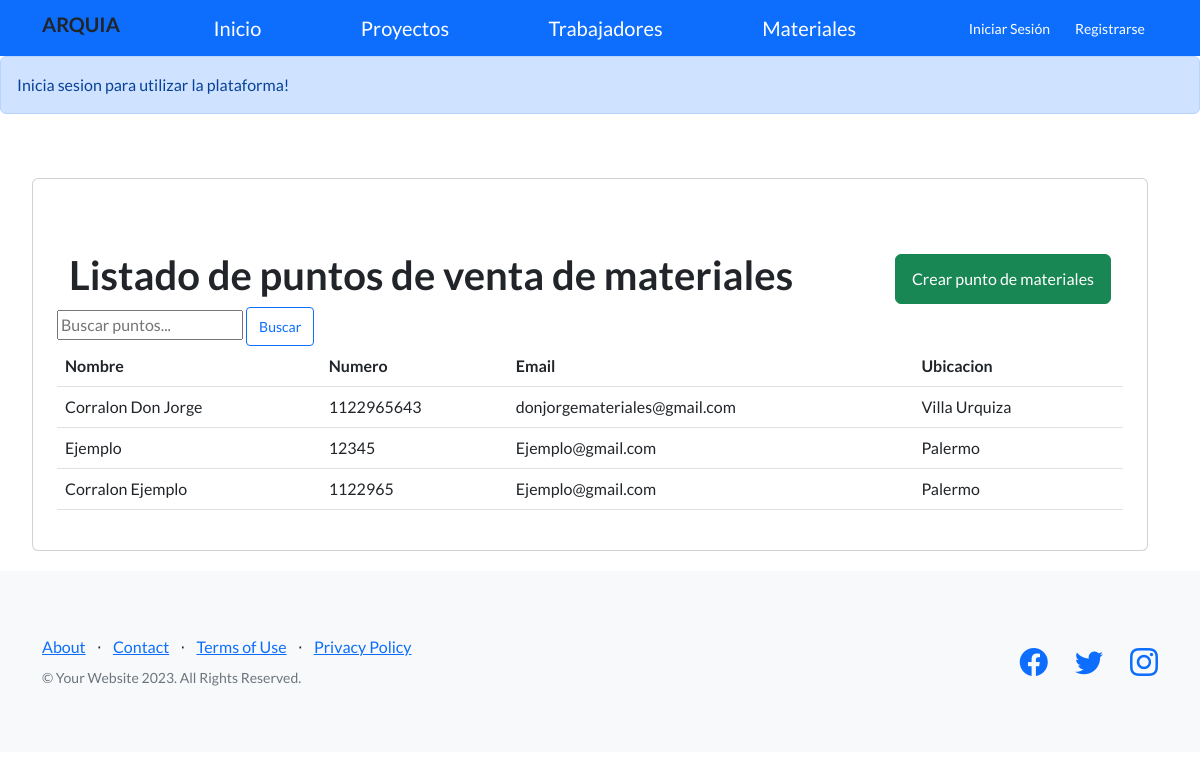
Page /app_arq/filtrar_materiales/ on the earlier database version.
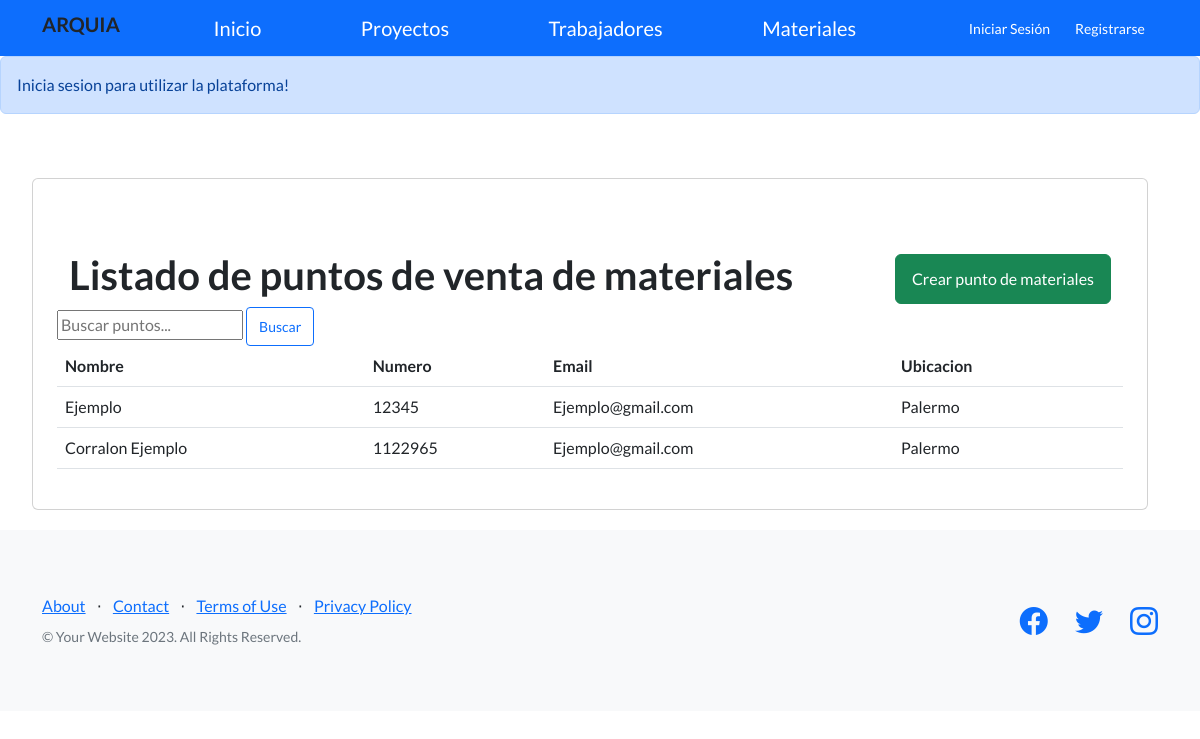
Same page on the later database version.
### app_arq/models.py (models this page shows, shortened)
class Material(models.Model):
    nombre = models.CharField(max_length=40)
    numero = models.CharField(max_length=30)
    email = models.EmailField()
    barrio = models.CharField(max_length=40, blank=False)
    user = models.ForeignKey(User, null=True, on_delete=models.CASCADE)

### app_arq/views.py (the view)
# urls.py: path('filtrar_materiales/', filtrar_materiales, name='filtrar_materiales')
def filtrar_materiales(request):
    query = request.GET.get('q')
    materiales = Material.objects.filter(
        Q(nombre__icontains=query) | Q(barrio__icontains=query)
    ) if query else Material.objects.all()
    return render(request, 'material_list.html', {'materiales': materiales})

### app_arq/templates/material_list.html (shortened to what this page needs)
{% extends 'padre.html' %}
{% block contenidoQueCambia %}
<div style="display: flex; justify-content: space-between;">
    <div class="container mt-5" style="width: 100%; margin: 20px;">
        <div class="card p-4">
            <div class="container mt-5" style="display: flex; justify-content: space-between; align-items: center;">
                <h1>Listado de puntos de venta de materiales</h1>
                <a href="{% url 'crear_material' %}" class="btn btn-success">Crear punto de materiales</a>
            </div>
            <form action="{% url 'filtrar_materiales' %}" method="get">
                <input type="text" name="q" placeholder="Buscar puntos..." value="{{ request.GET.q }}">
                <button type="submit" class="btn btn-outline-primary btn-sm">Buscar</button>
            </form>
            <table class="table">
                <thead>
                    <tr>
                        <th>Nombre</th>
                        <th>Numero</th>
                        <th>Email</th>
                        <th>Ubicacion</th>
                        <th> </th>
                    </tr>
                </thead>
                <tbody>
                    {% if materiales %}
                        {% for material in materiales %}
                        <tr>
                            <td>{{ material.nombre }}</td>
                            <td>{{ material.numero }}</td>
                            <td>{{ material.email }}</td>
                            <td>{{ material.barrio }}</td>
                            <td>
                            </td>
                        </tr>
                        {% endfor %}
                    {% else %}
                        <tr>
                            <td colspan="6">No se encontraron puntos.</td>
                        </tr>
                    {% endif %}
                </tbody>
            </table>
        </div>
    </div>
</div>
{% endblock contenidoQueCambia %}

Differences in the rows shown:
removed Material: nombre "Corralon Don Jorge", numero "1122965643", email "donjorgemateriales@gmail.com", barrio "Villa Urquiza"
